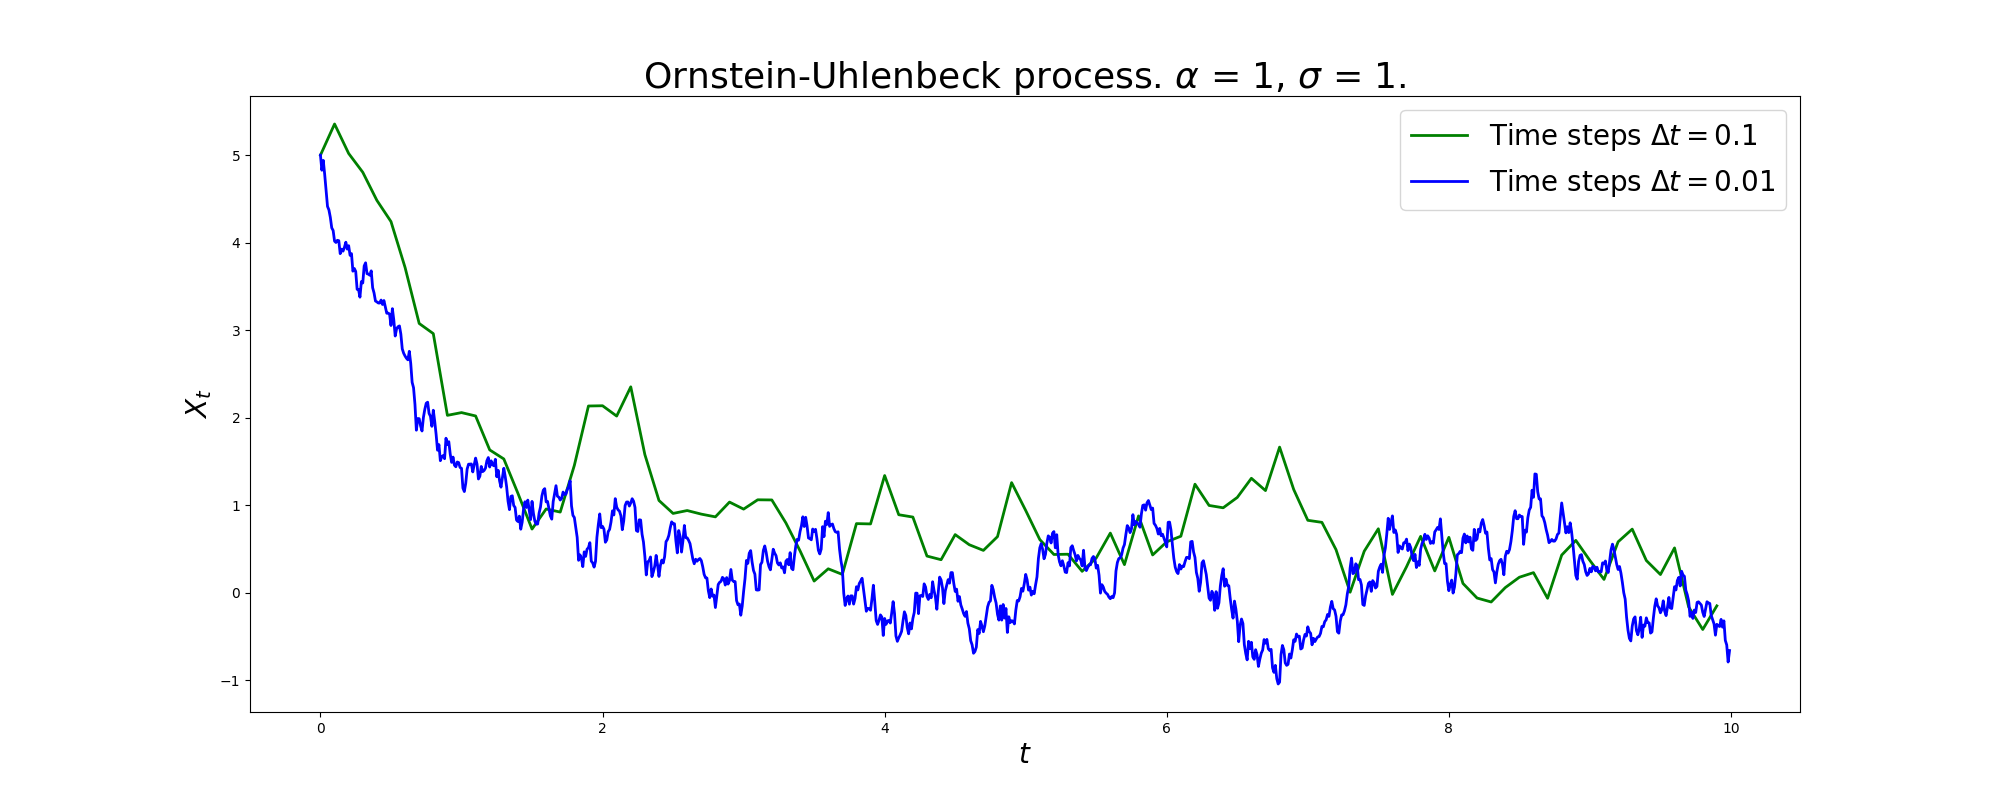

Python code for this plot:

import numpy as np
import matplotlib.pyplot as plt

##### Parameter/setup ######

alpha=1
sigma=1
x0=5 # initial condition

tmax=10.0 #max time

np.random.seed(101) # for reproducability 

############################

plt.rcParams['figure.figsize'] = [6, 6]


def simulate(timestep):
    
    times=np.arange(0.0,tmax,timestep) # vector of times
    length=np.shape(times)[0] # Number of timesteps
    x=np.zeros(length) # vector to store x values
    x[0]=x0

    B=np.random.randn(length-1)*np.sqrt(timestep) # the gaussian noise. Builds an array of random numbers in distr]ibution, not necessary to do it this way.

    for i in range(0,length-1): # simulate
        x[i+1]=x[i]-alpha*x[i]*timestep+sigma*B[i] # Can just draw a random number here every time, remember to mutiply by np.sqrt(dt)
    
    return times, x

times_1, xs_1 = simulate(0.1)
times_2, xs_2 = simulate(0.01)

plt.figure(figsize = (20,8))
plt.plot(times_1,xs_1,'green',lw=2, label=r"Time steps $\Delta t = 0.1$")
plt.plot(times_2,xs_2,'blue',lw=2, label=r"Time steps $\Delta t = 0.01$")
plt.legend(fontsize=20)
plt.xlabel('$t$', fontsize = 24)
plt.ylabel('$X_t$', fontsize = 24)
plt.xticks(fontsize=20)
plt.yticks(fontsize=20)
plt.title(r'Ornstein-Uhlenbeck process. $\alpha$ = {}, $\sigma$ = {}.'.format(alpha,sigma), fontsize = 26)
plt.savefig('ou_process_2.png')

plt.show()

